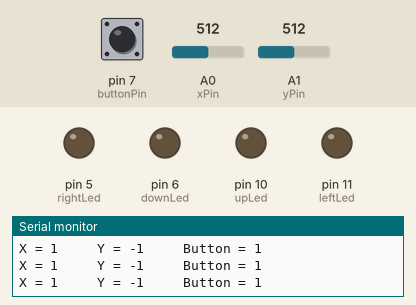
Bench run of a sketch on a simulated Arduino Uno, built with avr-gcc and run on an emulated ATmega328P. Parts: output pins drawn as LEDs (lit = HIGH), the last lines printed to the serial monitor. Inputs (shaded band) come from the test bench; at power-on: A1 (yPin) = 512, A0 (xPin) = 512, pin 7 (buttonPin) HIGH.

Above: at 1.2 s.
1.3 s: A1 (yPin) set to 490
At 2.2 s:
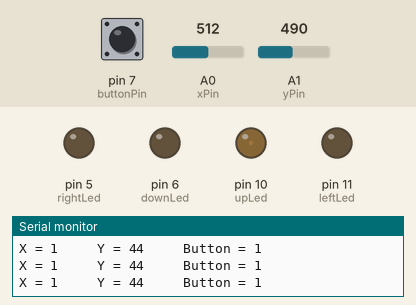
2.8 s: A0 (xPin) set to 560
At 4.0 s:
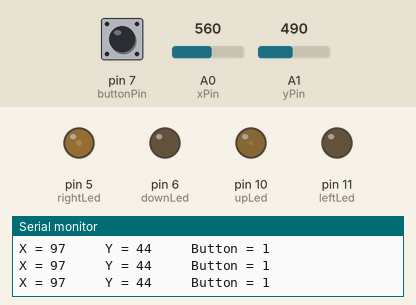
4.3 s: A1 (yPin) set to 510
At 5.5 s:
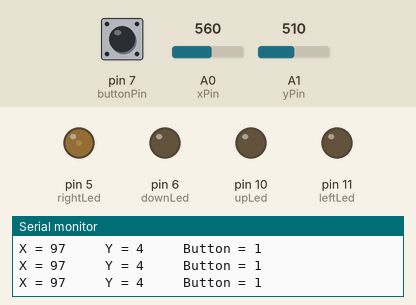
5.8 s: A0 (xPin) set to 440
At 6.2 s:
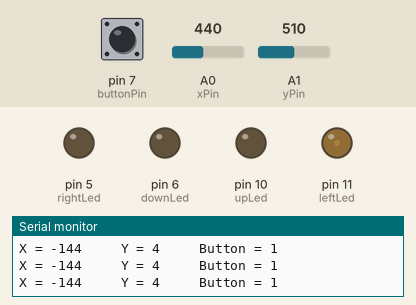
7.3 s: A1 (yPin) set to 560
At 8.0 s:
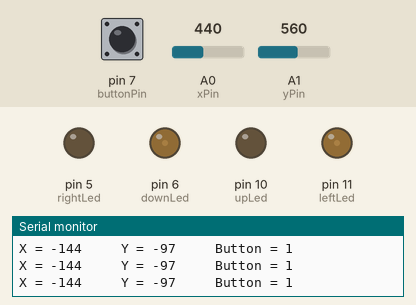
8.8 s: A0 (xPin) set to 0
At 9.8 s:
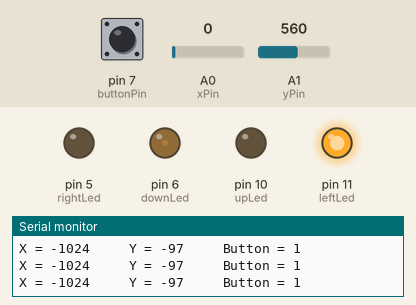
Timing chart, 0 to 11.3 s (numbered marks = the images above; inputs shaded):
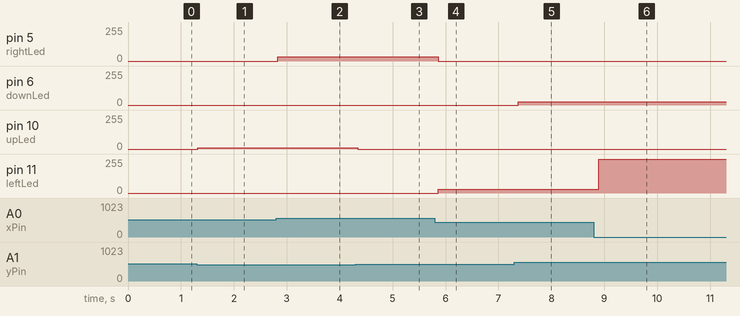

Measured:
- after the input at 1.3 s, pin 10 (upLed): 0/255 → 10/255 at once
- after the input at 2.8 s, pin 5 (rightLed): 0/255 → 31/255 at once
- after the input at 4.3 s, pin 10 (upLed): 10/255 → 0/255 after 0.05 s
- after the input at 5.8 s, pin 5 (rightLed): 31/255 → 0/255 after 0.06 s; pin 11 (leftLed): 0/255 → 28/255 after 0.06 s
- after the input at 7.3 s, pin 6 (downLed): 0/255 → 24/255 after 0.08 s
- after the input at 8.8 s, pin 11 (leftLed): 28/255 → 255/255 after 0.10 s

The sketch:

joystick.ino
```cpp
const int xPin = A0;
const int yPin = A1;
const int buttonPin = 7;

const int upLed = 10;
const int downLed = 6;
const int leftLed = 11;
const int rightLed = 5;

void setup() {
  Serial.begin(9600);
  pinMode(buttonPin, INPUT_PULLUP);

  pinMode(upLed, OUTPUT);
  pinMode(downLed, OUTPUT);
  pinMode(leftLed, OUTPUT);
  pinMode(rightLed, OUTPUT);
}

void loop() {
  int xVal = analogRead(xPin);
  int yVal = analogRead(yPin);
  int buttonVal = digitalRead(buttonPin);

  setLedColor(yVal, xVal);

  int mappedX = map(xVal, 0, 1023, -1024, 1024);
  int mappedY = map(yVal, 0, 1023, 1024, -1024);

  Serial.print("X = ");
  Serial.print(mappedX);

  Serial.print("     Y = ");
  Serial.print(mappedY);

  Serial.print("     Button = ");
  Serial.print(buttonVal);

  Serial.println("");
  delay(100);
}

void setLedColor(int y, int x) {
  int upPWM = map(y, 511, 0, 0,255);
  int downPWM = map(y, 511, 1023, 0,255);
  int leftPWM = map(x, 495, 0, 0, 255);
  int rightPWM = map(x, 495, 1023, 0, 255);

  if(y <= 500){
    analogWrite(upLed, upPWM);
    analogWrite(downLed, 0);
  }
  else if(y >= 550){
    analogWrite(downLed, downPWM);
    analogWrite(upLed, 0);
  }
  else {
    analogWrite(upLed, 0);
    analogWrite(downLed, 0);
  }
  if(x <= 450){
    analogWrite(leftLed, leftPWM);
    analogWrite(rightLed, 0);
  }
  else if(x >= 550){
    analogWrite(rightLed, rightPWM);
    analogWrite(leftLed, 0);
  }
  else {
    analogWrite(leftLed, 0);
    analogWrite(rightLed, 0);
  }
}
```
